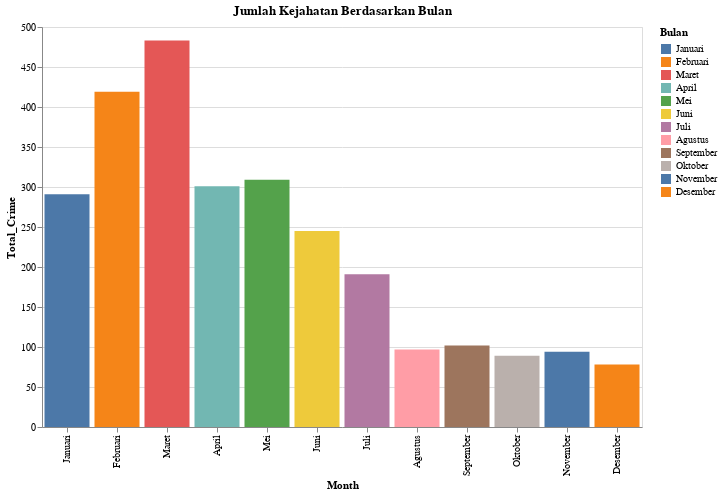

Source (notebook cell):
### Code cell
!pip install altair
import altair as alt
# Define the correct order of months
month_order = ['Januari', 'Februari', 'Maret', 'April', 'Mei', 'Juni', 'Juli', 'Agustus', 'September', 'Oktober', 'November', 'Desember']

# Calculate the total crime for each month
data_monthly_total = data.groupby('Bulan').sum().reset_index()

# Create a new column 'Total_Crime' by summing crime types
data_monthly_total['Total_Crime'] = data_monthly_total[['Curat', 'Curas', 'Curanmor', 'Anirat', 'Peras/ Anc']].sum(axis=1)


# Create the bar chart with the correct month order
alt.Chart(data_monthly_total).mark_bar().encode(
    x=alt.X('Bulan:N', sort=month_order, axis=alt.Axis(title='Month')),
    y='Total_Crime:Q',
    color=alt.Color('Bulan:N', sort=month_order), # Sort colors by month order
    tooltip=[
        alt.Tooltip('Bulan', title='Month'),
        alt.Tooltip('Curat', title='Curat'),
        alt.Tooltip('Curas', title='Curas'),
        alt.Tooltip('Curanmor', title='Curanmor'),
        alt.Tooltip('Anirat', title='Anirat'),
        alt.Tooltip('Peras/ Anc', title='Peras/Anc'),
        alt.Tooltip('Total_Crime', title='Total Crime')
    ]
).properties(
    title='Jumlah Kejahatan Berdasarkan Bulan',
    width=600,
    height=400
).interactive()

### Figure 1 — Vega-Lite specification as saved in the notebook (floating-point values rounded to 4 significant figures)
{"config": {"view": {"continuousWidth": 300, "continuousHeight": 300}}, "data": {"name": "data-a7baa1cd85f91ae27ce209c71f3cb78c"}, "mark": {"type": "bar"}, "encoding": {"color": {"field": "Bulan", "sort": ["Januari", "Februari", "Maret", "April", "Mei", "Juni", "Juli", "Agustus", "September", "Oktober", "November", "Desember"], "type": "nominal"}, "tooltip": [{"field": "Bulan", "title": "Month", "type": "nominal"}, {"field": "Curat", "title": "Curat", "type": "quantitative"}, {"field": "Curas", "title": "Curas", "type": "quantitative"}, {"field": "Curanmor", "title": "Curanmor", "type": "quantitative"}, {"field": "Anirat", "title": "Anirat", "type": "quantitative"}, {"field": "Peras/ Anc", "title": "Peras/Anc", "type": "quantitative"}, {"field": "Total_Crime", "title": "Total Crime", "type": "quantitative"}], "x": {"axis": {"title": "Month"}, "field": "Bulan", "sort": ["Januari", "Februari", "Maret", "April", "Mei", "Juni", "Juli", "Agustus", "September", "Oktober", "November", "Desember"], "type": "nominal"}, "y": {"field": "Total_Crime", "type": "quantitative"}}, "height": 400, "params": [{"name": "param_3", "select": {"type": "interval", "encodings": ["x", "y"]}, "bind": "scales"}], "title": "Jumlah Kejahatan Berdasarkan Bulan", "width": 600, "$schema": "https://vega.github.io/schema/vega-lite/v5.20.1.json", "datasets": {"data-a7baa1cd85f91ae27ce209c71f3cb78c": [{"Bulan": "Agustus", "Wilayah": "ABCDEFGHIJK", "Anirat": 34, "Curat": 29, "Curas": 0, "Curanmor": 34, "Peras/ Anc": 0, "Total_Crime": 97}, {"Bulan": "April", "Wilayah": "ABCDEFGHIJK", "Anirat": 25, "Curat": 61, "Curas": 3, "Curanmor": 197, "Peras/ Anc": 15, "Total_Crime": 301}, {"Bulan": "Desember", "Wilayah": "ABCDEFGHIJK", "Anirat": 28, "Curat": 19, "Curas": 0, "Curanmor": 27, "Peras/ Anc": 4, "Total_Crime": 78}, {"Bulan": "Februari", "Wilayah": "ABCDEFGHIJK", "Anirat": 25, "Curat": 76, "Curas": 1, "Curanmor": 310, "Peras/ Anc": 7, "Total_Crime": 419}, {"Bulan": "Januari", "Wilayah": "ABCDEFGHIJK", "Anirat": 25, "Curat": 51, "Curas": 3, "Curanmor": 205, "Peras/ Anc": 7, "Total_Crime": 291}, {"Bulan": "Juli", "Wilayah": "ABCDEFGHIJK", "Anirat": 36, "Curat": 44, "Curas": 5, "Curanmor": 100, "Peras/ Anc": 6, "Total_Crime": 191}, {"Bulan": "Juni", "Wilayah": "ABCDEFGHIJK", "Anirat": 35, "Curat": 52, "Curas": 4, "Curanmor": 151, "Peras/ Anc": 3, "Total_Crime": 245}, {"Bulan": "Maret", "Wilayah": "ABCDEFGHIJK", "Anirat": 36, "Curat": 76, "Curas": 3, "Curanmor": 344, "Peras/ Anc": 24, "Total_Crime": 483}, {"Bulan": "Mei", "Wilayah": "ABCDEFGHIJK", "Anirat": 28, "Curat": 75, "Curas": 2, "Curanmor": 198, "Peras/ Anc": 6, "Total_Crime": 309}, {"Bulan": "November", "Wilayah": "ABCDEFGHIJK", "Anirat": 24, "Curat": 23, "Curas": 7, "Curanmor": 34, "Peras/ Anc": 6, "Total_Crime": 94}, {"Bulan": "Oktober", "Wilayah": "ABCDEFGHIJK", "Anirat": 36, "Curat": 31, "Curas": 1, "Curanmor": 12, "Peras/ Anc": 9, "Total_Crime": 89}, {"Bulan": "September", "Wilayah": "ABCDEFGHIJK", "Anirat": 26, "Curat": 26, "Curas": 1, "Curanmor": 41, "Peras/ Anc": 8, "Total_Crime": 102}]}}
